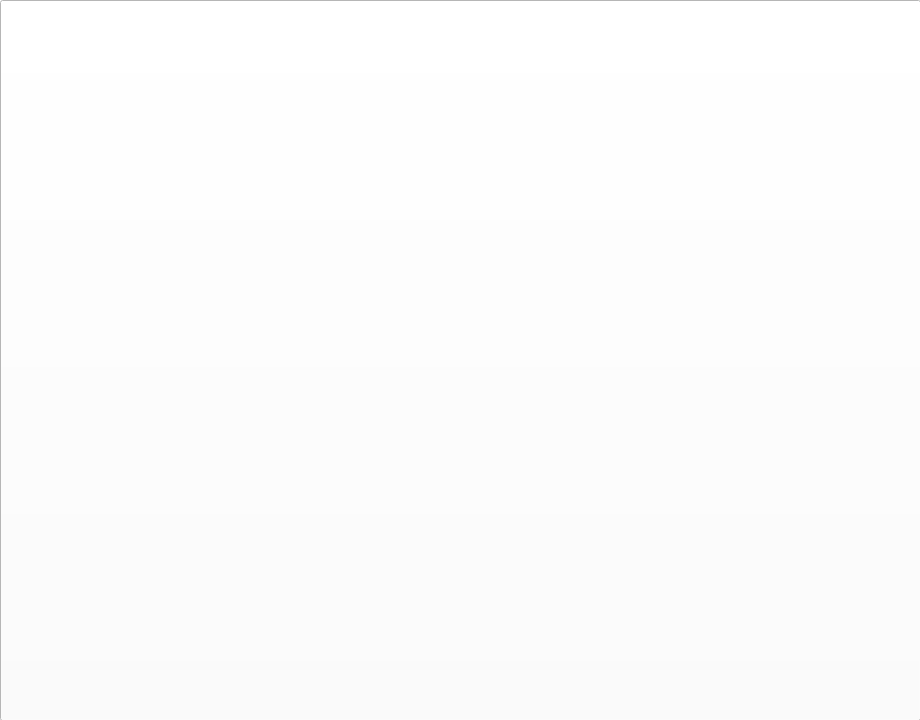
<?xml version="1.0" encoding="UTF-8"?>
<ui version="4.0">
 <class>Form</class>
 <widget class="QWidget" name="Form">
  <property name="geometry">
   <rect>
    <x>0</x>
    <y>0</y>
    <width>920</width>
    <height>720</height>
   </rect>
  </property>
  <property name="minimumSize">
   <size>
    <width>920</width>
    <height>720</height>
   </size>
  </property>
  <property name="maximumSize">
   <size>
    <width>920</width>
    <height>720</height>
   </size>
  </property>
  <property name="windowTitle">
   <string>Form</string>
  </property>
  <widget class="QStackedWidget" name="stackedWidget">
   <property name="geometry">
    <rect>
     <x>0</x>
     <y>0</y>
     <width>920</width>
     <height>720</height>
    </rect>
   </property>
   <property name="minimumSize">
    <size>
     <width>920</width>
     <height>720</height>
    </size>
   </property>
   <property name="maximumSize">
    <size>
     <width>920</width>
     <height>720</height>
    </size>
   </property>
   <property name="font">
    <font>
     <weight>75</weight>
     <bold>true</bold>
    </font>
   </property>
   <property name="styleSheet">
    <string notr="true">background-color: rgb(255, 255, 255);</string>
   </property>
   <property name="currentIndex">
    <number>0</number>
   </property>
   <widget class="QWidget" name="page_2">
    <widget class="QPushButton" name="pushButton">
     <property name="geometry">
      <rect>
       <x>0</x>
       <y>0</y>
       <width>921</width>
       <height>721</height>
      </rect>
     </property>
     <property name="minimumSize">
      <size>
       <width>2</width>
       <height>0</height>
      </size>
     </property>
     <property name="styleSheet">
      <string notr="true">QPushButton{
image:url(./close.png);
}
QPushButton:hover{
image:url(./open.png);
}</string>
     </property>
     <property name="text">
      <string/>
     </property>
     <property name="iconSize">
      <size>
       <width>800</width>
       <height>1000</height>
      </size>
     </property>
    </widget>
   </widget>
   <widget class="QWidget" name="page">
    <widget class="QLabel" name="review_4">
     <property name="geometry">
      <rect>
       <x>750</x>
       <y>520</y>
       <width>121</width>
       <height>31</height>
      </rect>
     </property>
     <property name="text">
      <string/>
     </property>
    </widget>
    <widget class="QLabel" name="shop_name_2">
     <property name="geometry">
      <rect>
       <x>480</x>
       <y>80</y>
       <width>201</width>
       <height>31</height>
      </rect>
     </property>
     <property name="font">
      <font>
       <family>Ubuntu</family>
       <pointsize>20</pointsize>
       <weight>75</weight>
       <italic>false</italic>
       <bold>true</bold>
      </font>
     </property>
     <property name="styleSheet">
      <string notr="true">
color: rgb(115, 210, 22);</string>
     </property>
     <property name="text">
      <string>검색한쇼핑몰</string>
     </property>
    </widget>
    <widget class="QLabel" name="labelFourth">
     <property name="geometry">
      <rect>
       <x>480</x>
       <y>390</y>
       <width>201</width>
       <height>211</height>
      </rect>
     </property>
     <property name="styleSheet">
      <string notr="true">background-color: rgb(255, 255, 255);</string>
     </property>
     <property name="text">
      <string/>
     </property>
     <property name="pixmap">
      <pixmap>신세계.png</pixmap>
     </property>
     <property name="scaledContents">
      <bool>true</bool>
     </property>
    </widget>
    <widget class="QComboBox" name="comboBox_2">
     <property name="geometry">
      <rect>
       <x>360</x>
       <y>620</y>
       <width>201</width>
       <height>41</height>
      </rect>
     </property>
     <property name="styleSheet">
      <string notr="true">color: rgb(0, 0, 0);</string>
     </property>
    </widget>
    <widget class="QLabel" name="price_1">
     <property name="geometry">
      <rect>
       <x>280</x>
       <y>210</y>
       <width>161</width>
       <height>31</height>
      </rect>
     </property>
     <property name="text">
      <string/>
     </property>
    </widget>
    <widget class="QLabel" name="shop_name_1">
     <property name="geometry">
      <rect>
       <x>30</x>
       <y>80</y>
       <width>201</width>
       <height>31</height>
      </rect>
     </property>
     <property name="font">
      <font>
       <family>Ubuntu</family>
       <pointsize>20</pointsize>
       <weight>75</weight>
       <italic>false</italic>
       <bold>true</bold>
      </font>
     </property>
     <property name="styleSheet">
      <string notr="true">
color: rgb(239, 41, 41);</string>
     </property>
     <property name="text">
      <string>검색한쇼핑몰</string>
     </property>
    </widget>
    <widget class="QLabel" name="price_2">
     <property name="geometry">
      <rect>
       <x>730</x>
       <y>210</y>
       <width>141</width>
       <height>31</height>
      </rect>
     </property>
     <property name="text">
      <string/>
     </property>
    </widget>
    <widget class="QLabel" name="name_3">
     <property name="geometry">
      <rect>
       <x>240</x>
       <y>400</y>
       <width>181</width>
       <height>81</height>
      </rect>
     </property>
     <property name="text">
      <string/>
     </property>
     <property name="alignment">
      <set>Qt::AlignLeading|Qt::AlignLeft|Qt::AlignTop</set>
     </property>
     <property name="wordWrap">
      <bool>true</bool>
     </property>
    </widget>
    <widget class="QLabel" name="shop_name_4">
     <property name="geometry">
      <rect>
       <x>480</x>
       <y>350</y>
       <width>201</width>
       <height>31</height>
      </rect>
     </property>
     <property name="font">
      <font>
       <family>Ubuntu</family>
       <pointsize>20</pointsize>
       <weight>75</weight>
       <italic>false</italic>
       <bold>true</bold>
      </font>
     </property>
     <property name="styleSheet">
      <string notr="true">
color: rgb(239, 41, 41);</string>
     </property>
     <property name="text">
      <string>검색한쇼핑몰</string>
     </property>
    </widget>
    <widget class="QLabel" name="price_3">
     <property name="geometry">
      <rect>
       <x>280</x>
       <y>480</y>
       <width>141</width>
       <height>31</height>
      </rect>
     </property>
     <property name="text">
      <string/>
     </property>
    </widget>
    <widget class="QLabel" name="name_1">
     <property name="geometry">
      <rect>
       <x>240</x>
       <y>130</y>
       <width>181</width>
       <height>71</height>
      </rect>
     </property>
     <property name="text">
      <string/>
     </property>
     <property name="alignment">
      <set>Qt::AlignLeading|Qt::AlignLeft|Qt::AlignTop</set>
     </property>
     <property name="wordWrap">
      <bool>true</bool>
     </property>
    </widget>
    <widget class="QLabel" name="review_2">
     <property name="geometry">
      <rect>
       <x>750</x>
       <y>250</y>
       <width>121</width>
       <height>31</height>
      </rect>
     </property>
     <property name="text">
      <string/>
     </property>
    </widget>
    <widget class="QLabel" name="review_1">
     <property name="geometry">
      <rect>
       <x>300</x>
       <y>250</y>
       <width>161</width>
       <height>31</height>
      </rect>
     </property>
     <property name="text">
      <string/>
     </property>
    </widget>
    <widget class="QLabel" name="name_2">
     <property name="geometry">
      <rect>
       <x>690</x>
       <y>130</y>
       <width>181</width>
       <height>71</height>
      </rect>
     </property>
     <property name="text">
      <string/>
     </property>
     <property name="alignment">
      <set>Qt::AlignLeading|Qt::AlignLeft|Qt::AlignTop</set>
     </property>
     <property name="wordWrap">
      <bool>true</bool>
     </property>
    </widget>
    <widget class="QLabel" name="review_3">
     <property name="geometry">
      <rect>
       <x>300</x>
       <y>520</y>
       <width>121</width>
       <height>31</height>
      </rect>
     </property>
     <property name="text">
      <string/>
     </property>
    </widget>
    <widget class="QLabel" name="shop_name_3">
     <property name="geometry">
      <rect>
       <x>30</x>
       <y>350</y>
       <width>201</width>
       <height>31</height>
      </rect>
     </property>
     <property name="font">
      <font>
       <family>Ubuntu</family>
       <pointsize>20</pointsize>
       <weight>75</weight>
       <italic>false</italic>
       <bold>true</bold>
      </font>
     </property>
     <property name="styleSheet">
      <string notr="true">
color: rgb(115, 210, 22);</string>
     </property>
     <property name="text">
      <string>검색한쇼핑몰</string>
     </property>
    </widget>
    <widget class="QPushButton" name="next_btn">
     <property name="geometry">
      <rect>
       <x>540</x>
       <y>680</y>
       <width>30</width>
       <height>30</height>
      </rect>
     </property>
     <property name="styleSheet">
      <string notr="true">QPushButton{
image:url(./right1.png);
}
QPushButton:hover{
image:url(./right2.png);
}</string>
     </property>
     <property name="text">
      <string/>
     </property>
    </widget>
    <widget class="QLabel" name="labelThird">
     <property name="geometry">
      <rect>
       <x>30</x>
       <y>390</y>
       <width>201</width>
       <height>211</height>
      </rect>
     </property>
     <property name="styleSheet">
      <string notr="true">background-color: rgb(255, 255, 255);</string>
     </property>
     <property name="text">
      <string/>
     </property>
     <property name="pixmap">
      <pixmap>옥션.jpg</pixmap>
     </property>
     <property name="scaledContents">
      <bool>true</bool>
     </property>
    </widget>
    <widget class="QPushButton" name="prev_btn">
     <property name="geometry">
      <rect>
       <x>350</x>
       <y>680</y>
       <width>30</width>
       <height>30</height>
      </rect>
     </property>
     <property name="styleSheet">
      <string notr="true">QPushButton{
image:url(./left.png);
}
QPushButton:hover{
image:url(./left2.png);
}</string>
     </property>
     <property name="text">
      <string/>
     </property>
    </widget>
    <widget class="QLabel" name="label">
     <property name="geometry">
      <rect>
       <x>-40</x>
       <y>-10</y>
       <width>981</width>
       <height>71</height>
      </rect>
     </property>
     <property name="styleSheet">
      <string notr="true">font: 75 italic 32pt &quot;Z003&quot;;
color: rgb(255, 255, 255);
background-color: rgb(136, 138, 133);
</string>
     </property>
     <property name="text">
      <string>all of clothes</string>
     </property>
     <property name="alignment">
      <set>Qt::AlignCenter</set>
     </property>
    </widget>
    <widget class="QLabel" name="labelFirst">
     <property name="geometry">
      <rect>
       <x>30</x>
       <y>120</y>
       <width>201</width>
       <height>211</height>
      </rect>
     </property>
     <property name="styleSheet">
      <string notr="true">background-color: rgb(255, 255, 255);
</string>
     </property>
     <property name="text">
      <string/>
     </property>
     <property name="pixmap">
      <pixmap>11번가.jpg</pixmap>
     </property>
     <property name="scaledContents">
      <bool>true</bool>
     </property>
    </widget>
    <widget class="QLabel" name="price_4">
     <property name="geometry">
      <rect>
       <x>730</x>
       <y>480</y>
       <width>141</width>
       <height>31</height>
      </rect>
     </property>
     <property name="text">
      <string/>
     </property>
    </widget>
    <widget class="QLabel" name="name_4">
     <property name="geometry">
      <rect>
       <x>690</x>
       <y>400</y>
       <width>181</width>
       <height>71</height>
      </rect>
     </property>
     <property name="text">
      <string/>
     </property>
     <property name="alignment">
      <set>Qt::AlignLeading|Qt::AlignLeft|Qt::AlignTop</set>
     </property>
     <property name="wordWrap">
      <bool>true</bool>
     </property>
    </widget>
    <widget class="QComboBox" name="comboBox">
     <property name="geometry">
      <rect>
       <x>250</x>
       <y>620</y>
       <width>101</width>
       <height>41</height>
      </rect>
     </property>
     <property name="styleSheet">
      <string notr="true">color: rgb(0, 0, 0);</string>
     </property>
     <item>
      <property name="text">
       <string>상의</string>
      </property>
     </item>
     <item>
      <property name="text">
       <string>하의</string>
      </property>
     </item>
     <item>
      <property name="text">
       <string>아우터</string>
      </property>
     </item>
    </widget>
    <widget class="QLabel" name="labelSecond">
     <property name="geometry">
      <rect>
       <x>480</x>
       <y>120</y>
       <width>201</width>
       <height>211</height>
      </rect>
     </property>
     <property name="styleSheet">
      <string notr="true">background-color: rgb(255, 255, 255);</string>
     </property>
     <property name="text">
      <string/>
     </property>
     <property name="pixmap">
      <pixmap>지마켓.png</pixmap>
     </property>
     <property name="scaledContents">
      <bool>true</bool>
     </property>
    </widget>
    <widget class="QPushButton" name="search_btn">
     <property name="geometry">
      <rect>
       <x>570</x>
       <y>620</y>
       <width>41</width>
       <height>41</height>
      </rect>
     </property>
     <property name="styleSheet">
      <string notr="true">QPushButton{
image:url(./search.png);
}
QPushButton:hover{
image:url(./search2.png);
}</string>
     </property>
     <property name="text">
      <string/>
     </property>
    </widget>
    <widget class="QLabel" name="label_top">
     <property name="geometry">
      <rect>
       <x>430</x>
       <y>670</y>
       <width>60</width>
       <height>51</height>
      </rect>
     </property>
     <property name="styleSheet">
      <string notr="true">background-color: rgb(136, 138, 133);</string>
     </property>
     <property name="text">
      <string>rank</string>
     </property>
     <property name="alignment">
      <set>Qt::AlignCenter</set>
     </property>
    </widget>
    <widget class="QPushButton" name="pushButton_link_1">
     <property name="geometry">
      <rect>
       <x>240</x>
       <y>290</y>
       <width>51</width>
       <height>51</height>
      </rect>
     </property>
     <property name="styleSheet">
      <string notr="true">QPushButton{
image:url(./link2.png);
}
QPushButton:hover{
image:url(./link.png);
}</string>
     </property>
     <property name="text">
      <string/>
     </property>
    </widget>
    <widget class="QPushButton" name="pushButton_link_2">
     <property name="geometry">
      <rect>
       <x>690</x>
       <y>290</y>
       <width>51</width>
       <height>51</height>
      </rect>
     </property>
     <property name="styleSheet">
      <string notr="true">QPushButton{
image:url(./link2.png);
}
QPushButton:hover{
image:url(./link.png);
}</string>
     </property>
     <property name="text">
      <string/>
     </property>
    </widget>
    <widget class="QPushButton" name="pushButton_link_3">
     <property name="geometry">
      <rect>
       <x>240</x>
       <y>560</y>
       <width>51</width>
       <height>51</height>
      </rect>
     </property>
     <property name="styleSheet">
      <string notr="true">QPushButton{
image:url(./link2.png);
}
QPushButton:hover{
image:url(./link.png);
}</string>
     </property>
     <property name="text">
      <string/>
     </property>
    </widget>
    <widget class="QPushButton" name="pushButton_link_4">
     <property name="geometry">
      <rect>
       <x>690</x>
       <y>560</y>
       <width>51</width>
       <height>51</height>
      </rect>
     </property>
     <property name="styleSheet">
      <string notr="true">QPushButton{
image:url(./link2.png);
}
QPushButton:hover{
image:url(./link.png);
}</string>
     </property>
     <property name="text">
      <string/>
     </property>
    </widget>
    <widget class="QLabel" name="price_5">
     <property name="geometry">
      <rect>
       <x>240</x>
       <y>210</y>
       <width>31</width>
       <height>31</height>
      </rect>
     </property>
     <property name="font">
      <font>
       <weight>75</weight>
       <bold>true</bold>
      </font>
     </property>
     <property name="styleSheet">
      <string notr="true">color: rgb(136, 138, 133);</string>
     </property>
     <property name="text">
      <string>가격:</string>
     </property>
    </widget>
    <widget class="QLabel" name="review_5">
     <property name="geometry">
      <rect>
       <x>240</x>
       <y>250</y>
       <width>51</width>
       <height>31</height>
      </rect>
     </property>
     <property name="font">
      <font>
       <weight>75</weight>
       <bold>true</bold>
      </font>
     </property>
     <property name="styleSheet">
      <string notr="true">color: rgb(136, 138, 133);</string>
     </property>
     <property name="text">
      <string>리뷰 수:</string>
     </property>
    </widget>
    <widget class="QLabel" name="price_6">
     <property name="geometry">
      <rect>
       <x>690</x>
       <y>210</y>
       <width>31</width>
       <height>31</height>
      </rect>
     </property>
     <property name="font">
      <font>
       <weight>75</weight>
       <bold>true</bold>
      </font>
     </property>
     <property name="styleSheet">
      <string notr="true">color: rgb(136, 138, 133);</string>
     </property>
     <property name="text">
      <string>가격:</string>
     </property>
    </widget>
    <widget class="QLabel" name="review_6">
     <property name="geometry">
      <rect>
       <x>690</x>
       <y>250</y>
       <width>51</width>
       <height>31</height>
      </rect>
     </property>
     <property name="font">
      <font>
       <weight>75</weight>
       <bold>true</bold>
      </font>
     </property>
     <property name="styleSheet">
      <string notr="true">color: rgb(136, 138, 133);</string>
     </property>
     <property name="text">
      <string>리뷰 수:</string>
     </property>
    </widget>
    <widget class="QLabel" name="name_5">
     <property name="geometry">
      <rect>
       <x>240</x>
       <y>110</y>
       <width>51</width>
       <height>21</height>
      </rect>
     </property>
     <property name="font">
      <font>
       <weight>75</weight>
       <bold>true</bold>
      </font>
     </property>
     <property name="styleSheet">
      <string notr="true">color: rgb(136, 138, 133);</string>
     </property>
     <property name="text">
      <string>상품명:</string>
     </property>
     <property name="alignment">
      <set>Qt::AlignLeading|Qt::AlignLeft|Qt::AlignTop</set>
     </property>
    </widget>
    <widget class="QLabel" name="name_6">
     <property name="geometry">
      <rect>
       <x>690</x>
       <y>110</y>
       <width>51</width>
       <height>21</height>
      </rect>
     </property>
     <property name="font">
      <font>
       <weight>75</weight>
       <bold>true</bold>
      </font>
     </property>
     <property name="styleSheet">
      <string notr="true">color: rgb(136, 138, 133);</string>
     </property>
     <property name="text">
      <string>상품명:</string>
     </property>
     <property name="alignment">
      <set>Qt::AlignLeading|Qt::AlignLeft|Qt::AlignTop</set>
     </property>
    </widget>
    <widget class="QLabel" name="name_7">
     <property name="geometry">
      <rect>
       <x>240</x>
       <y>380</y>
       <width>51</width>
       <height>21</height>
      </rect>
     </property>
     <property name="font">
      <font>
       <weight>75</weight>
       <bold>true</bold>
      </font>
     </property>
     <property name="styleSheet">
      <string notr="true">color: rgb(136, 138, 133);</string>
     </property>
     <property name="text">
      <string>상품명:</string>
     </property>
     <property name="alignment">
      <set>Qt::AlignLeading|Qt::AlignLeft|Qt::AlignTop</set>
     </property>
    </widget>
    <widget class="QLabel" name="name_8">
     <property name="geometry">
      <rect>
       <x>690</x>
       <y>380</y>
       <width>51</width>
       <height>21</height>
      </rect>
     </property>
     <property name="font">
      <font>
       <weight>75</weight>
       <bold>true</bold>
      </font>
     </property>
     <property name="styleSheet">
      <string notr="true">color: rgb(136, 138, 133);</string>
     </property>
     <property name="text">
      <string>상품명:</string>
     </property>
     <property name="alignment">
      <set>Qt::AlignLeading|Qt::AlignLeft|Qt::AlignTop</set>
     </property>
    </widget>
    <widget class="QLabel" name="price_7">
     <property name="geometry">
      <rect>
       <x>240</x>
       <y>480</y>
       <width>31</width>
       <height>31</height>
      </rect>
     </property>
     <property name="font">
      <font>
       <weight>75</weight>
       <bold>true</bold>
      </font>
     </property>
     <property name="styleSheet">
      <string notr="true">color: rgb(136, 138, 133);</string>
     </property>
     <property name="text">
      <string>가격:</string>
     </property>
    </widget>
    <widget class="QLabel" name="price_8">
     <property name="geometry">
      <rect>
       <x>690</x>
       <y>480</y>
       <width>31</width>
       <height>31</height>
      </rect>
     </property>
     <property name="font">
      <font>
       <weight>75</weight>
       <bold>true</bold>
      </font>
     </property>
     <property name="styleSheet">
      <string notr="true">color: rgb(136, 138, 133);</string>
     </property>
     <property name="text">
      <string>가격:</string>
     </property>
    </widget>
    <widget class="QLabel" name="review_7">
     <property name="geometry">
      <rect>
       <x>240</x>
       <y>520</y>
       <width>51</width>
       <height>31</height>
      </rect>
     </property>
     <property name="font">
      <font>
       <weight>75</weight>
       <bold>true</bold>
      </font>
     </property>
     <property name="styleSheet">
      <string notr="true">color: rgb(136, 138, 133);</string>
     </property>
     <property name="text">
      <string>리뷰 수:</string>
     </property>
    </widget>
    <widget class="QLabel" name="review_8">
     <property name="geometry">
      <rect>
       <x>690</x>
       <y>520</y>
       <width>51</width>
       <height>31</height>
      </rect>
     </property>
     <property name="font">
      <font>
       <weight>75</weight>
       <bold>true</bold>
      </font>
     </property>
     <property name="styleSheet">
      <string notr="true">color: rgb(136, 138, 133);</string>
     </property>
     <property name="text">
      <string>리뷰 수:</string>
     </property>
    </widget>
    <widget class="QPushButton" name="pushButton_graph">
     <property name="geometry">
      <rect>
       <x>30</x>
       <y>10</y>
       <width>51</width>
       <height>41</height>
      </rect>
     </property>
     <property name="styleSheet">
      <string notr="true">background-color: rgb(255, 255, 255);</string>
     </property>
     <property name="text">
      <string/>
     </property>
     <property name="icon">
      <iconset>
       <normaloff>그래프.png</normaloff>그래프.png</iconset>
     </property>
     <property name="iconSize">
      <size>
       <width>50</width>
       <height>35</height>
      </size>
     </property>
     <property name="checkable">
      <bool>false</bool>
     </property>
     <property name="autoRepeat">
      <bool>false</bool>
     </property>
     <property name="autoExclusive">
      <bool>false</bool>
     </property>
    </widget>
    <widget class="QLabel" name="label_2">
     <property name="geometry">
      <rect>
       <x>-10</x>
       <y>670</y>
       <width>981</width>
       <height>81</height>
      </rect>
     </property>
     <property name="styleSheet">
      <string notr="true">font: 75 italic 32pt &quot;Z003&quot;;
color: rgb(255, 255, 255);
background-color: rgb(136, 138, 133);
</string>
     </property>
     <property name="text">
      <string/>
     </property>
     <property name="alignment">
      <set>Qt::AlignCenter</set>
     </property>
    </widget>
    <zorder>label_2</zorder>
    <zorder>review_4</zorder>
    <zorder>shop_name_2</zorder>
    <zorder>labelFourth</zorder>
    <zorder>comboBox_2</zorder>
    <zorder>price_1</zorder>
    <zorder>shop_name_1</zorder>
    <zorder>price_2</zorder>
    <zorder>name_3</zorder>
    <zorder>shop_name_4</zorder>
    <zorder>price_3</zorder>
    <zorder>name_1</zorder>
    <zorder>review_2</zorder>
    <zorder>review_1</zorder>
    <zorder>name_2</zorder>
    <zorder>review_3</zorder>
    <zorder>shop_name_3</zorder>
    <zorder>next_btn</zorder>
    <zorder>labelThird</zorder>
    <zorder>prev_btn</zorder>
    <zorder>label</zorder>
    <zorder>labelFirst</zorder>
    <zorder>price_4</zorder>
    <zorder>name_4</zorder>
    <zorder>comboBox</zorder>
    <zorder>labelSecond</zorder>
    <zorder>search_btn</zorder>
    <zorder>label_top</zorder>
    <zorder>pushButton_link_1</zorder>
    <zorder>pushButton_link_2</zorder>
    <zorder>pushButton_link_3</zorder>
    <zorder>pushButton_link_4</zorder>
    <zorder>price_5</zorder>
    <zorder>review_5</zorder>
    <zorder>price_6</zorder>
    <zorder>review_6</zorder>
    <zorder>name_5</zorder>
    <zorder>name_6</zorder>
    <zorder>name_7</zorder>
    <zorder>name_8</zorder>
    <zorder>price_7</zorder>
    <zorder>price_8</zorder>
    <zorder>review_7</zorder>
    <zorder>review_8</zorder>
    <zorder>pushButton_graph</zorder>
   </widget>
  </widget>
 </widget>
 <resources/>
 <connections/>
</ui>
